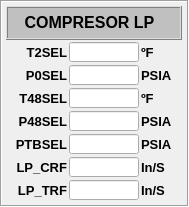
   <widget class="QFrame" name="Compresor_LP">
    <property name="geometry">
     <rect>
      <x>825</x>
      <y>5</y>
      <width>189</width>
      <height>169</height>
     </rect>
    </property>
    <property name="styleSheet">
     <string notr="true">background-color: none;</string>
    </property>
    <property name="frameShape">
     <enum>QFrame::Box</enum>
    </property>
    <property name="frameShadow">
     <enum>QFrame::Sunken</enum>
    </property>
    <layout class="QGridLayout" name="gridLayout_14">
     <property name="margin">
      <number>4</number>
     </property>
     <property name="spacing">
      <number>0</number>
     </property>
     <item row="0" column="0">
      <layout class="QVBoxLayout" name="verticalLayout_11">
       <property name="spacing">
        <number>2</number>
       </property>
       <item>
        <widget class="QFrame" name="frame_10">
         <property name="minimumSize">
          <size>
           <width>0</width>
           <height>34</height>
          </size>
         </property>
         <property name="maximumSize">
          <size>
           <width>16777215</width>
           <height>34</height>
          </size>
         </property>
         <property name="styleSheet">
          <string notr="true">background-color: rgb(192, 192, 192);</string>
         </property>
         <property name="frameShape">
          <enum>QFrame::Box</enum>
         </property>
         <property name="frameShadow">
          <enum>QFrame::Raised</enum>
         </property>
         <layout class="QGridLayout" name="gridLayout_13">
          <property name="leftMargin">
           <number>0</number>
          </property>
          <property name="topMargin">
           <number>0</number>
          </property>
          <property name="bottomMargin">
           <number>0</number>
          </property>
          <property name="spacing">
           <number>0</number>
          </property>
          <item row="0" column="0">
           <widget class="QLabel" name="label_12">
            <property name="minimumSize">
             <size>
              <width>131</width>
              <height>21</height>
             </size>
            </property>
            <property name="maximumSize">
             <size>
              <width>131</width>
              <height>21</height>
             </size>
            </property>
            <property name="font">
             <font>
              <pointsize>12</pointsize>
              <weight>75</weight>
              <bold>true</bold>
             </font>
            </property>
            <property name="text">
             <string>COMPRESOR LP</string>
            </property>
            <property name="alignment">
             <set>Qt::AlignCenter</set>
            </property>
           </widget>
          </item>
         </layout>
        </widget>
       </item>
       <item>
        <layout class="QHBoxLayout" name="horizontalLayout_50">
         <item>
          <widget class="QLabel" name="label_28">
           <property name="minimumSize">
            <size>
             <width>61</width>
             <height>21</height>
            </size>
           </property>
           <property name="maximumSize">
            <size>
             <width>61</width>
             <height>21</height>
            </size>
           </property>
           <property name="font">
            <font>
             <pointsize>10</pointsize>
             <weight>75</weight>
             <bold>true</bold>
            </font>
           </property>
           <property name="text">
            <string>T2SEL</string>
           </property>
           <property name="alignment">
            <set>Qt::AlignRight|Qt::AlignTrailing|Qt::AlignVCenter</set>
           </property>
          </widget>
         </item>
         <item>
          <widget class="QLineEdit" name="leCOMPT2S">
           <property name="minimumSize">
            <size>
             <width>70</width>
             <height>20</height>
            </size>
           </property>
           <property name="maximumSize">
            <size>
             <width>70</width>
             <height>20</height>
            </size>
           </property>
           <property name="font">
            <font>
             <kerning>true</kerning>
            </font>
           </property>
           <property name="cursor">
            <cursorShape>IBeamCursor</cursorShape>
           </property>
           <property name="autoFillBackground">
            <bool>false</bool>
           </property>
           <property name="frame">
            <bool>true</bool>
           </property>
          </widget>
         </item>
         <item>
          <widget class="QLabel" name="label_30">
           <property name="minimumSize">
            <size>
             <width>41</width>
             <height>21</height>
            </size>
           </property>
           <property name="maximumSize">
            <size>
             <width>41</width>
             <height>21</height>
            </size>
           </property>
           <property name="font">
            <font>
             <pointsize>10</pointsize>
             <weight>75</weight>
             <bold>true</bold>
            </font>
           </property>
           <property name="text">
            <string>ºF</string>
           </property>
           <property name="alignment">
            <set>Qt::AlignLeading|Qt::AlignLeft|Qt::AlignVCenter</set>
           </property>
          </widget>
         </item>
        </layout>
       </item>
       <item>
        <layout class="QHBoxLayout" name="horizontalLayout_49">
         <item>
          <widget class="QLabel" name="label_33">
           <property name="minimumSize">
            <size>
             <width>61</width>
             <height>21</height>
            </size>
           </property>
           <property name="maximumSize">
            <size>
             <width>61</width>
             <height>21</height>
            </size>
           </property>
           <property name="font">
            <font>
             <pointsize>10</pointsize>
             <weight>75</weight>
             <bold>true</bold>
            </font>
           </property>
           <property name="text">
            <string>P0SEL</string>
           </property>
           <property name="alignment">
            <set>Qt::AlignRight|Qt::AlignTrailing|Qt::AlignVCenter</set>
           </property>
          </widget>
         </item>
         <item>
          <widget class="QLineEdit" name="leCOMPP0S">
           <property name="minimumSize">
            <size>
             <width>70</width>
             <height>20</height>
            </size>
           </property>
           <property name="maximumSize">
            <size>
             <width>70</width>
             <height>20</height>
            </size>
           </property>
           <property name="font">
            <font>
             <kerning>true</kerning>
            </font>
           </property>
           <property name="cursor">
            <cursorShape>IBeamCursor</cursorShape>
           </property>
           <property name="autoFillBackground">
            <bool>false</bool>
           </property>
           <property name="frame">
            <bool>true</bool>
           </property>
          </widget>
         </item>
         <item>
          <widget class="QLabel" name="label_31">
           <property name="minimumSize">
            <size>
             <width>41</width>
             <height>21</height>
            </size>
           </property>
           <property name="maximumSize">
            <size>
             <width>41</width>
             <height>21</height>
            </size>
           </property>
           <property name="font">
            <font>
             <pointsize>10</pointsize>
             <weight>75</weight>
             <bold>true</bold>
            </font>
           </property>
           <property name="text">
            <string>PSIA</string>
           </property>
           <property name="alignment">
            <set>Qt::AlignLeading|Qt::AlignLeft|Qt::AlignVCenter</set>
           </property>
          </widget>
         </item>
        </layout>
       </item>
       <item>
        <layout class="QHBoxLayout" name="horizontalLayout_48">
         <item>
          <widget class="QLabel" name="label_34">
           <property name="minimumSize">
            <size>
             <width>61</width>
             <height>21</height>
            </size>
           </property>
           <property name="maximumSize">
            <size>
             <width>61</width>
             <height>21</height>
            </size>
           </property>
           <property name="font">
            <font>
             <pointsize>10</pointsize>
             <weight>75</weight>
             <bold>true</bold>
            </font>
           </property>
           <property name="text">
            <string>T48SEL</string>
           </property>
           <property name="alignment">
            <set>Qt::AlignRight|Qt::AlignTrailing|Qt::AlignVCenter</set>
           </property>
          </widget>
         </item>
         <item>
          <widget class="QLineEdit" name="leCOMPT48S">
           <property name="minimumSize">
            <size>
             <width>70</width>
             <height>20</height>
            </size>
           </property>
           <property name="maximumSize">
            <size>
             <width>70</width>
             <height>20</height>
            </size>
           </property>
           <property name="font">
            <font>
             <kerning>true</kerning>
            </font>
           </property>
           <property name="cursor">
            <cursorShape>IBeamCursor</cursorShape>
           </property>
           <property name="autoFillBackground">
            <bool>false</bool>
           </property>
           <property name="frame">
            <bool>true</bool>
           </property>
          </widget>
         </item>
         <item>
          <widget class="QLabel" name="label_35">
           <property name="minimumSize">
            <size>
             <width>41</width>
             <height>21</height>
            </size>
           </property>
           <property name="maximumSize">
            <size>
             <width>41</width>
             <height>21</height>
            </size>
           </property>
           <property name="font">
            <font>
             <pointsize>10</pointsize>
             <weight>75</weight>
             <bold>true</bold>
            </font>
           </property>
           <property name="text">
            <string>ºF</string>
           </property>
           <property name="alignment">
            <set>Qt::AlignLeading|Qt::AlignLeft|Qt::AlignVCenter</set>
           </property>
          </widget>
         </item>
        </layout>
       </item>
       <item>
        <layout class="QHBoxLayout" name="horizontalLayout_47">
         <item>
          <widget class="QLabel" name="label_36">
           <property name="minimumSize">
            <size>
             <width>61</width>
             <height>21</height>
            </size>
           </property>
           <property name="maximumSize">
            <size>
             <width>61</width>
             <height>21</height>
            </size>
           </property>
           <property name="font">
            <font>
             <pointsize>10</pointsize>
             <weight>75</weight>
             <bold>true</bold>
            </font>
           </property>
           <property name="text">
            <string>P48SEL</string>
           </property>
           <property name="alignment">
            <set>Qt::AlignRight|Qt::AlignTrailing|Qt::AlignVCenter</set>
           </property>
          </widget>
         </item>
         <item>
          <widget class="QLineEdit" name="leCOMPP48S">
           <property name="minimumSize">
            <size>
             <width>70</width>
             <height>20</height>
            </size>
           </property>
           <property name="maximumSize">
            <size>
             <width>70</width>
             <height>20</height>
            </size>
           </property>
           <property name="font">
            <font>
             <kerning>true</kerning>
            </font>
           </property>
           <property name="cursor">
            <cursorShape>IBeamCursor</cursorShape>
           </property>
           <property name="autoFillBackground">
            <bool>false</bool>
           </property>
           <property name="frame">
            <bool>true</bool>
           </property>
          </widget>
         </item>
         <item>
          <widget class="QLabel" name="label_32">
           <property name="minimumSize">
            <size>
             <width>41</width>
             <height>21</height>
            </size>
           </property>
           <property name="maximumSize">
            <size>
             <width>41</width>
             <height>21</height>
            </size>
           </property>
           <property name="font">
            <font>
             <pointsize>10</pointsize>
             <weight>75</weight>
             <bold>true</bold>
            </font>
           </property>
           <property name="text">
            <string>PSIA</string>
           </property>
           <property name="alignment">
            <set>Qt::AlignLeading|Qt::AlignLeft|Qt::AlignVCenter</set>
           </property>
          </widget>
         </item>
        </layout>
       </item>
       <item>
        <layout class="QHBoxLayout" name="horizontalLayout_46">
         <item>
          <widget class="QLabel" name="label_29">
           <property name="minimumSize">
            <size>
             <width>61</width>
             <height>21</height>
            </size>
           </property>
           <property name="maximumSize">
            <size>
             <width>61</width>
             <height>21</height>
            </size>
           </property>
           <property name="font">
            <font>
             <pointsize>10</pointsize>
             <weight>75</weight>
             <bold>true</bold>
            </font>
           </property>
           <property name="text">
            <string>PTBSEL</string>
           </property>
           <property name="alignment">
            <set>Qt::AlignRight|Qt::AlignTrailing|Qt::AlignVCenter</set>
           </property>
          </widget>
         </item>
         <item>
          <widget class="QLineEdit" name="leCOMPPTBS">
           <property name="minimumSize">
            <size>
             <width>70</width>
             <height>20</height>
            </size>
           </property>
           <property name="maximumSize">
            <size>
             <width>70</width>
             <height>20</height>
            </size>
           </property>
           <property name="font">
            <font>
             <kerning>true</kerning>
            </font>
           </property>
           <property name="cursor">
            <cursorShape>IBeamCursor</cursorShape>
           </property>
           <property name="autoFillBackground">
            <bool>false</bool>
           </property>
           <property name="frame">
            <bool>true</bool>
           </property>
          </widget>
         </item>
         <item>
          <widget class="QLabel" name="label_37">
           <property name="minimumSize">
            <size>
             <width>41</width>
             <height>21</height>
            </size>
           </property>
           <property name="maximumSize">
            <size>
             <width>41</width>
             <height>21</height>
            </size>
           </property>
           <property name="font">
            <font>
             <pointsize>10</pointsize>
             <weight>75</weight>
             <bold>true</bold>
            </font>
           </property>
           <property name="text">
            <string>PSIA</string>
           </property>
           <property name="alignment">
            <set>Qt::AlignLeading|Qt::AlignLeft|Qt::AlignVCenter</set>
           </property>
          </widget>
         </item>
        </layout>
       </item>
       <item>
        <layout class="QHBoxLayout" name="horizontalLayout_45">
         <item>
          <widget class="QLabel" name="label_39">
           <property name="minimumSize">
            <size>
             <width>61</width>
             <height>21</height>
            </size>
           </property>
           <property name="maximumSize">
            <size>
             <width>61</width>
             <height>21</height>
            </size>
           </property>
           <property name="font">
            <font>
             <pointsize>10</pointsize>
             <weight>75</weight>
             <bold>true</bold>
            </font>
           </property>
           <property name="text">
            <string>LP_CRF</string>
           </property>
           <property name="alignment">
            <set>Qt::AlignRight|Qt::AlignTrailing|Qt::AlignVCenter</set>
           </property>
          </widget>
         </item>
         <item>
          <widget class="QLineEdit" name="leCOMPLP_C">
           <property name="minimumSize">
            <size>
             <width>70</width>
             <height>20</height>
            </size>
           </property>
           <property name="maximumSize">
            <size>
             <width>70</width>
             <height>20</height>
            </size>
           </property>
           <property name="font">
            <font>
             <kerning>true</kerning>
            </font>
           </property>
           <property name="cursor">
            <cursorShape>IBeamCursor</cursorShape>
           </property>
           <property name="autoFillBackground">
            <bool>false</bool>
           </property>
           <property name="frame">
            <bool>true</bool>
           </property>
          </widget>
         </item>
         <item>
          <widget class="QLabel" name="label_38">
           <property name="minimumSize">
            <size>
             <width>41</width>
             <height>21</height>
            </size>
           </property>
           <property name="maximumSize">
            <size>
             <width>41</width>
             <height>21</height>
            </size>
           </property>
           <property name="font">
            <font>
             <pointsize>10</pointsize>
             <weight>75</weight>
             <bold>true</bold>
            </font>
           </property>
           <property name="text">
            <string>In/S</string>
           </property>
           <property name="alignment">
            <set>Qt::AlignLeading|Qt::AlignLeft|Qt::AlignVCenter</set>
           </property>
          </widget>
         </item>
        </layout>
       </item>
       <item>
        <layout class="QHBoxLayout" name="horizontalLayout_44">
         <item>
          <widget class="QLabel" name="label_41">
           <property name="minimumSize">
            <size>
             <width>61</width>
             <height>21</height>
            </size>
           </property>
           <property name="maximumSize">
            <size>
             <width>61</width>
             <height>21</height>
            </size>
           </property>
           <property name="font">
            <font>
             <pointsize>10</pointsize>
             <weight>75</weight>
             <bold>true</bold>
            </font>
           </property>
           <property name="text">
            <string>LP_TRF</string>
           </property>
           <property name="alignment">
            <set>Qt::AlignRight|Qt::AlignTrailing|Qt::AlignVCenter</set>
           </property>
          </widget>
         </item>
         <item>
          <widget class="QLineEdit" name="leCOMPLP_T">
           <property name="minimumSize">
            <size>
             <width>70</width>
             <height>20</height>
            </size>
           </property>
           <property name="maximumSize">
            <size>
             <width>70</width>
             <height>20</height>
            </size>
           </property>
           <property name="font">
            <font>
             <kerning>true</kerning>
            </font>
           </property>
           <property name="cursor">
            <cursorShape>IBeamCursor</cursorShape>
           </property>
           <property name="autoFillBackground">
            <bool>false</bool>
           </property>
           <property name="frame">
            <bool>true</bool>
           </property>
          </widget>
         </item>
         <item>
          <widget class="QLabel" name="label_40">
           <property name="minimumSize">
            <size>
             <width>41</width>
             <height>21</height>
            </size>
           </property>
           <property name="maximumSize">
            <size>
             <width>41</width>
             <height>21</height>
            </size>
           </property>
           <property name="font">
            <font>
             <pointsize>10</pointsize>
             <weight>75</weight>
             <bold>true</bold>
            </font>
           </property>
           <property name="text">
            <string>In/S</string>
           </property>
           <property name="alignment">
            <set>Qt::AlignLeading|Qt::AlignLeft|Qt::AlignVCenter</set>
           </property>
          </widget>
         </item>
        </layout>
       </item>
      </layout>
     </item>
    </layout>
   </widget>
